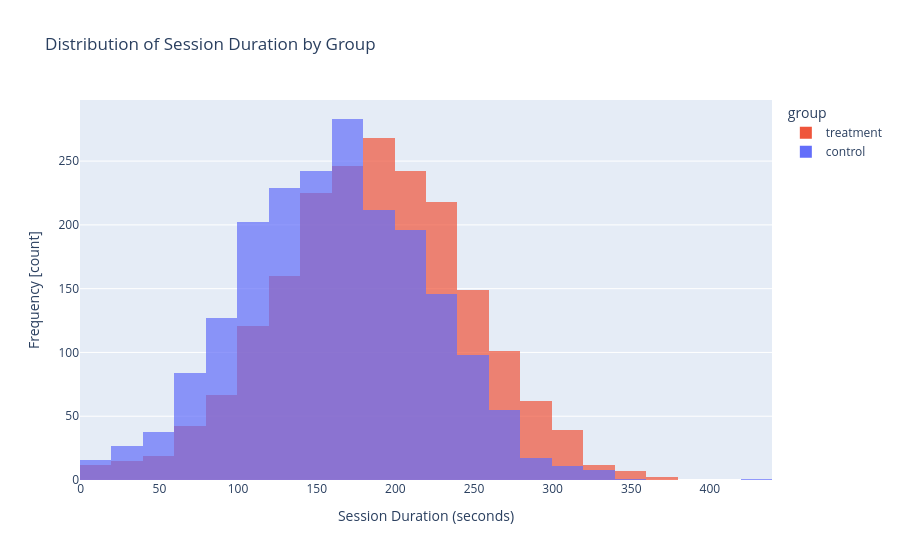

Notebook source saved alongside this figure:
### Code cell
# Session duration distribution — do users engage differently with Version B?
fig_duration = px.histogram(
    df,
    x="session_duration_sec",
    color="group",
    nbins=40,              
    barmode="overlay",
    opacity=0.7,
    title="Distribution of Session Duration by Group",
    color_discrete_map={"control": "#636EFA", "treatment": "#EF553B"}
)
fig_duration.update_layout(xaxis_title="Session Duration (seconds)", yaxis_title="Frequency [count]")
fig_duration.show()

### Figure 1 — Plotly figure (JSON) as saved in the notebook; plotly's stock layout.template omitted (floating-point values rounded to 4 significant figures; data arrays with more than 128 entries replaced by an {"elided": "..."} marker saying what was removed)
{"data": [{"bingroup": "x", "hovertemplate": "group=treatment<br>session_duration_sec=%{x}<br>count=%{y}<extra></extra>", "legendgroup": "treatment", "marker": {"color": "#EF553B", "opacity": 0.7, "pattern": {"shape": ""}}, "name": "treatment", "nbinsx": 40, "orientation": "v", "showlegend": true, "type": "histogram", "x": {"elided": "2007 int values"}, "xaxis": "x", "yaxis": "y"}, {"bingroup": "x", "hovertemplate": "group=control<br>session_duration_sec=%{x}<br>count=%{y}<extra></extra>", "legendgroup": "control", "marker": {"color": "#636EFA", "opacity": 0.7, "pattern": {"shape": ""}}, "name": "control", "nbinsx": 40, "orientation": "v", "showlegend": true, "type": "histogram", "x": {"elided": "1993 int values"}, "xaxis": "x", "yaxis": "y"}], "layout": {"barmode": "overlay", "legend": {"title": {"text": "group"}, "tracegroupgap": 0}, "title": {"text": "Distribution of Session Duration by Group"}, "xaxis": {"anchor": "y", "domain": [0, 1], "title": {"text": "Session Duration (seconds)"}}, "yaxis": {"anchor": "x", "domain": [0, 1], "title": {"text": "Frequency [count]"}}}}
